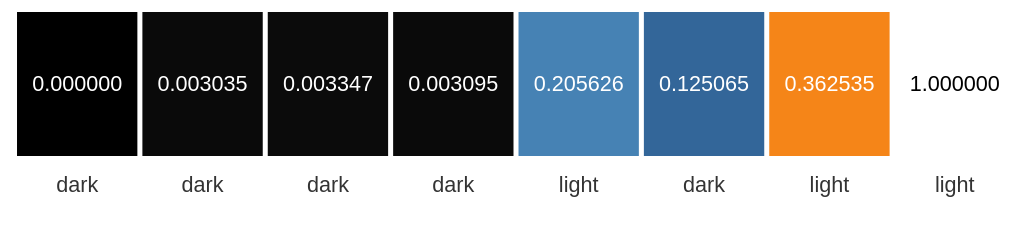

The Vega-Lite source for this figure:
### Vega specification from a JSON file in a GitHub repository (floating-point values rounded to 4 significant figures)
{"$schema": "https://vega.github.io/schema/vega/v6.json", "description": "luminance() driving both a printed number and the colour of the text printing it. The swatches are chosen so that a wrong gamma expansion shows up: #0a0a0a and #0b0b0b sit either side of the knee, hsl(0,0%,4%) sits between WCAG's knee and sRGB's, and the two hsl colours have fractional 8-bit channels that a rounding implementation would lose.", "width": 420, "height": 90, "padding": 5, "data": [{"name": "swatches", "values": [{"c": "#000000"}, {"c": "#0a0a0a"}, {"c": "#0b0b0b"}, {"c": "hsl(0, 0%, 4%)"}, {"c": "steelblue"}, {"c": "hsl(210, 50%, 40%)"}, {"c": "#f58518"}, {"c": "#ffffff"}]}], "scales": [{"name": "x", "type": "band", "domain": {"data": "swatches", "field": "c"}, "range": "width", "padding": 0.04}], "marks": [{"type": "rect", "from": {"data": "swatches"}, "encode": {"enter": {"x": {"scale": "x", "field": "c"}, "width": {"scale": "x", "band": 1}, "y": {"value": 0}, "y2": {"value": 60}, "fill": {"field": "c"}}}}, {"type": "text", "from": {"data": "swatches"}, "encode": {"enter": {"x": {"scale": "x", "field": "c", "band": 0.5}, "y": {"value": 30}, "align": {"value": "center"}, "baseline": {"value": "middle"}, "fontSize": {"value": 9}, "text": {"signal": "format(luminance(datum.c), '.6f')"}, "fill": {"signal": "luminance(datum.c) > 0.4 ? '#000000' : '#ffffff'"}}}}, {"type": "text", "from": {"data": "swatches"}, "encode": {"enter": {"x": {"scale": "x", "field": "c", "band": 0.5}, "y": {"value": 72}, "align": {"value": "center"}, "baseline": {"value": "middle"}, "fontSize": {"value": 9}, "text": {"signal": "luminance(datum.c) > luminance('#767676') ? 'light' : 'dark'"}, "fill": {"value": "#333333"}}}}]}
